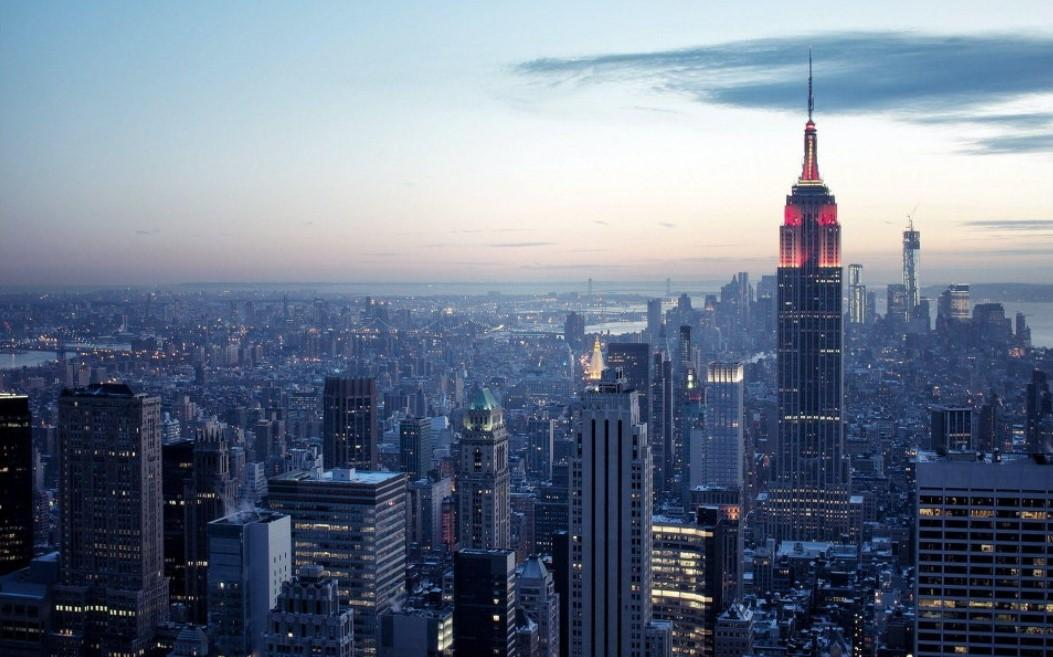
#> input picture empire2.jpg, 1053 x 657 px
$ jupyter execute colorSpaces.ipynb
#> lines starting #> are read from the running program, lines starting #| are printed output that depends on the picture
[cell 1]
import cv2
import numpy as np
from matplotlib import pyplot as plt

# load image from the same directory

image = cv2.imread('./empire2.jpg')
#> image is the input picture: shape (657, 1053, 3); mean B, G, R 141.6, 122.7, 110.6

[cell 2]
#Use cv2.split tokk get each color space separately

B, G, R = cv2.split(image)
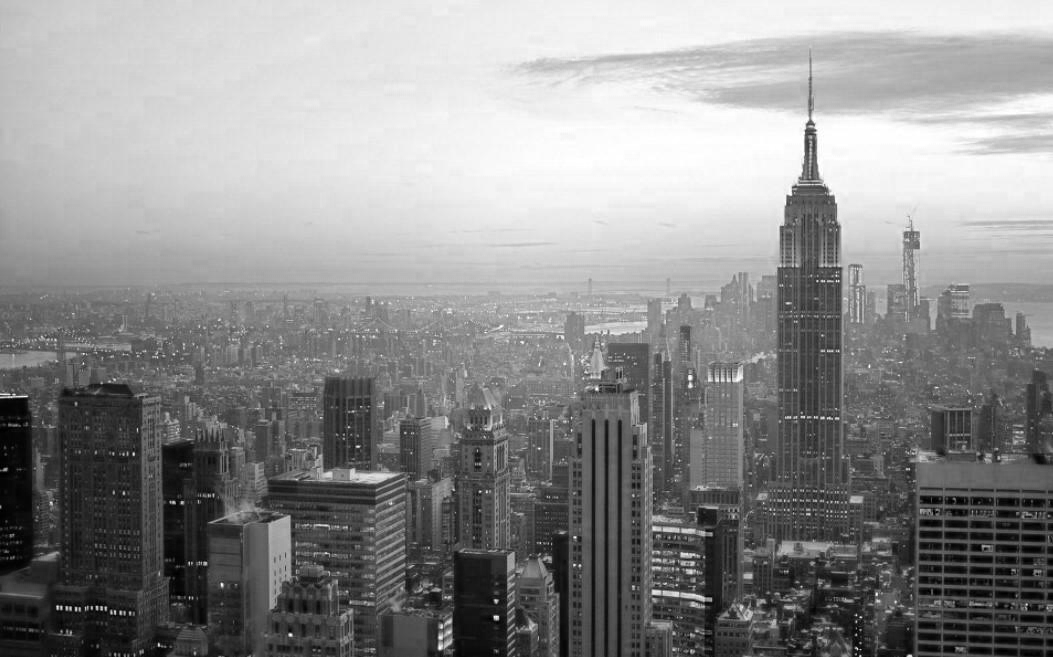
#> B: shape (657, 1053); min 0, max 255, mean 141.6
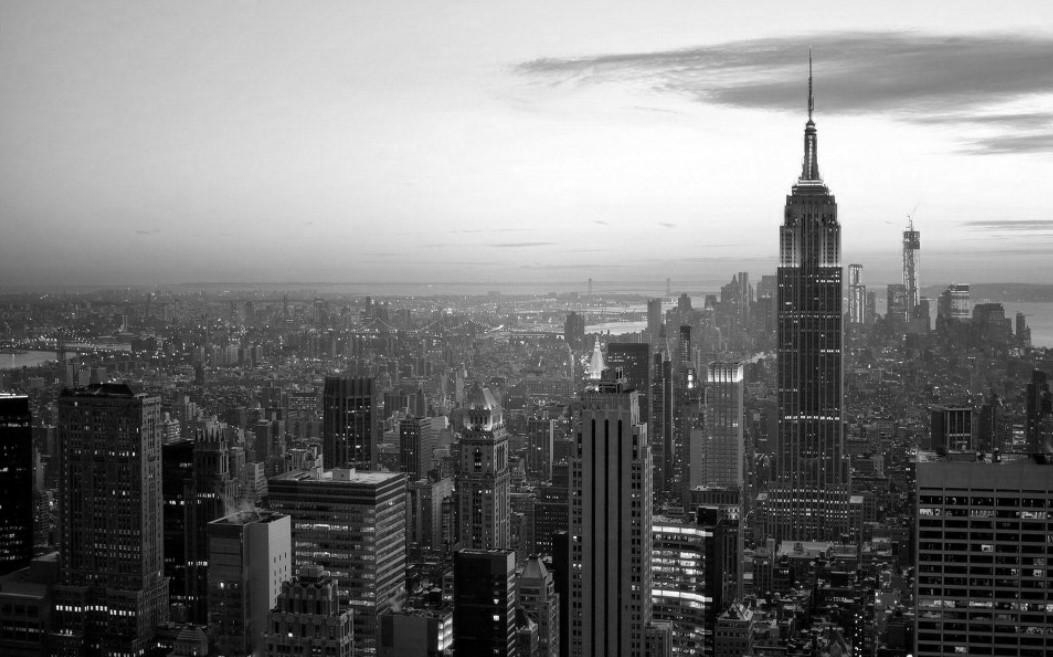
#> G: shape (657, 1053); min 0, max 255, mean 122.7
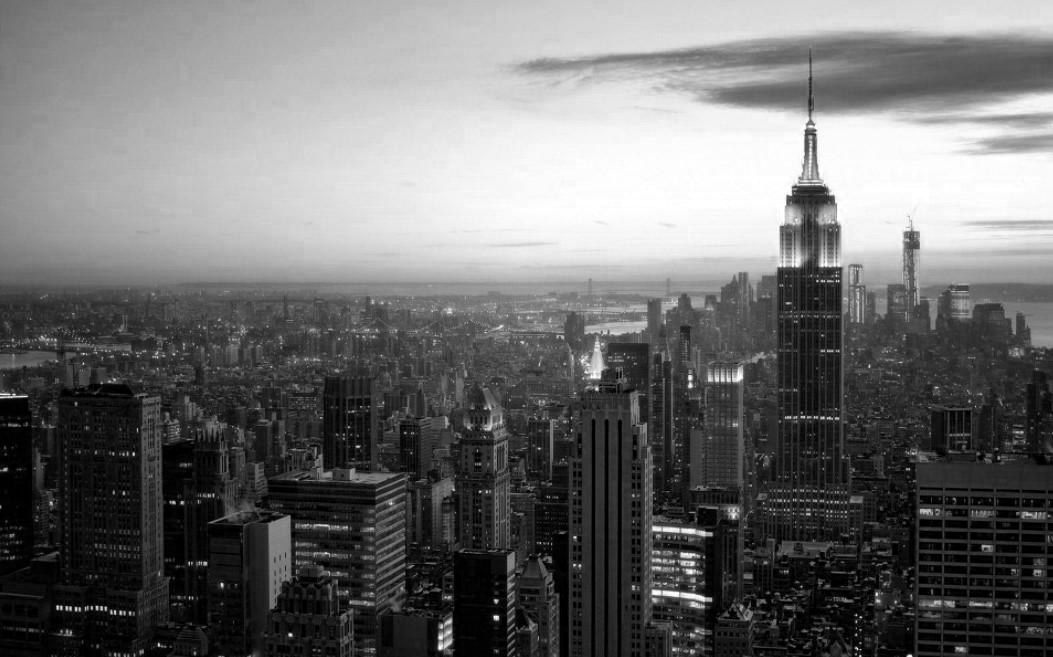
#> R: shape (657, 1053); min 0, max 255, mean 110.6

$ run again, with hq720(4).jpg copied over empire2.jpg
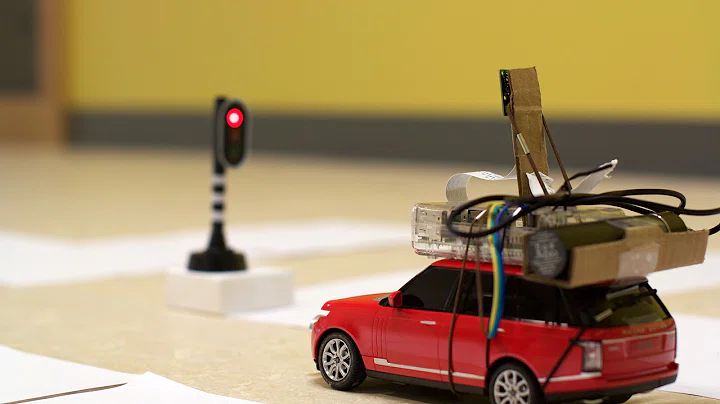
#> input picture hq720(4).jpg, 720 x 404 px
#> image is the input picture: shape (404, 720, 3); mean B, G, R 100.6, 140.2, 164.9
#> `B, G, R = cv2.split(image)`:
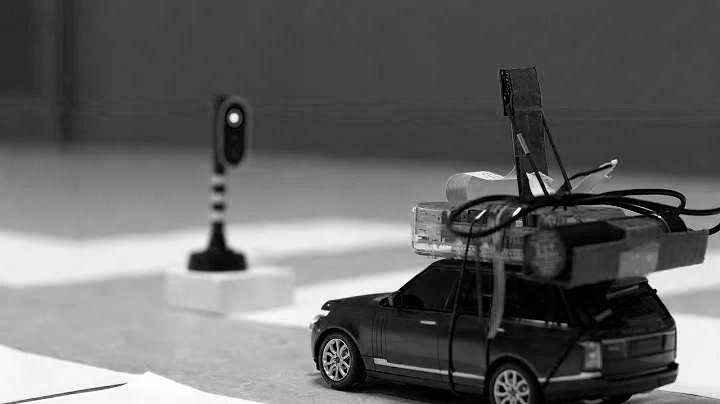
#> B: shape (404, 720); min 0, max 255, mean 100.6
#> `B, G, R = cv2.split(image)`:
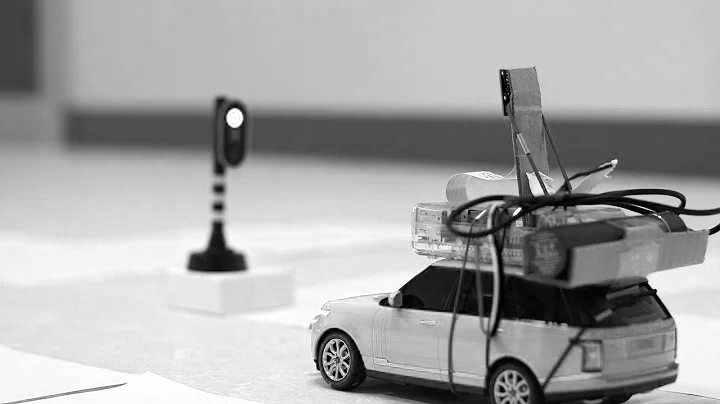
#> R: shape (404, 720); min 0, max 255, mean 164.9
